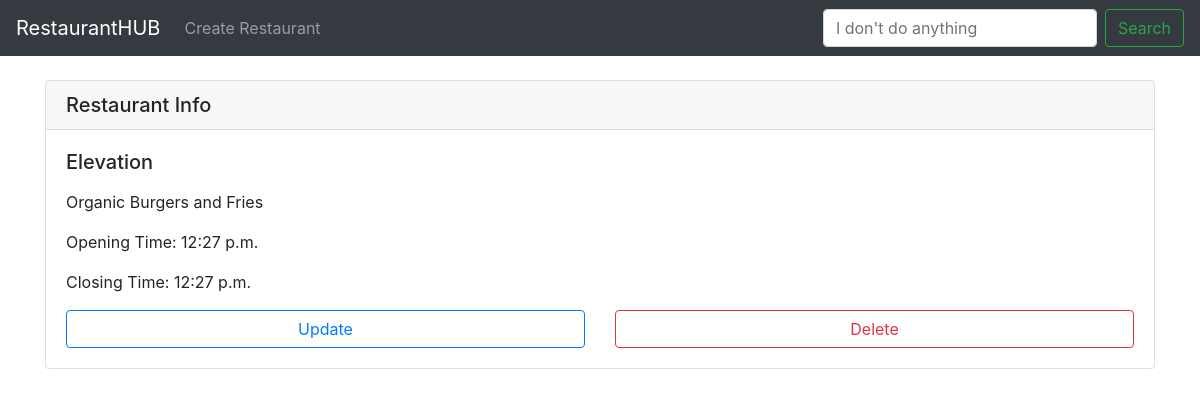
The page /restaurants/detail/2/ on the database as committed earlier.
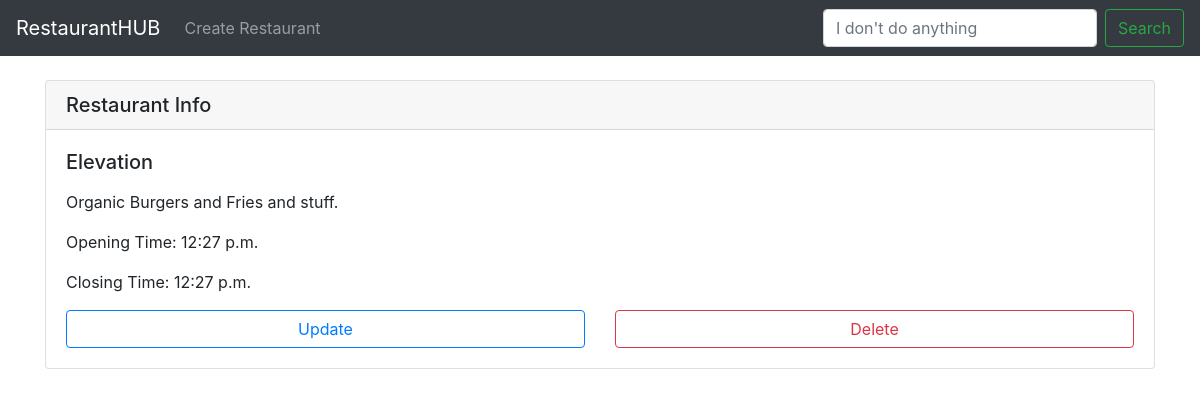
The same page on the database as committed later.
### restaurants/models.py (models this page shows)
class Restaurant(models.Model):
    name = models.CharField(max_length=120)
    description = models.TextField()
    opening_time = models.TimeField()
    closing_time = models.TimeField()
    logo = models.ImageField(null=True, blank=True)

### restaurants/views.py (the view)
# urls.py: path('restaurants/detail/<int:restaurant_id>/',views.restaurant_detail ,name='restaurant-detail'),
def restaurant_detail(request, restaurant_id):
    context = {
        "restaurant": Restaurant.objects.get(id=restaurant_id)
    }
    return render(request, 'detail.html', context)

### restaurants/templates/detail.html (shortened to what this page needs)
{% extends "base.html" %}
{% block content %}
<br>
<div class="card">
  <h5 class="card-header">Restaurant Info</h5>
  <div class="card-body">
    <h5 class="card-title">{{restaurant.name}}</h5>
    <p class="card-text">{{restaurant.description|linebreaks}}</p>
    <p class="card-text">Opening Time: {{restaurant.opening_time}}</p>
    <p class="card-text">Closing Time: {{restaurant.closing_time}}</p>
    <div class="row text-center">
        <div class="col-md-6">
            <a href="{% url 'restaurant-update' restaurant.id %}" class="btn btn-outline-primary btn-block">Update</a>
        </div>
        <div class="col-md-6">
            <a href="{% url 'restaurant-delete' restaurant.id %}" class="btn btn-outline-danger btn-block">Delete</a>
        </div>
    </div>
  </div>
</div>
{% endblock content %}

Rows that differ between the two databases and show on the page:
changed Restaurant "Elevation": description "Organic Burgers and Fries" → "Organic Burgers and Fries and stuff."
